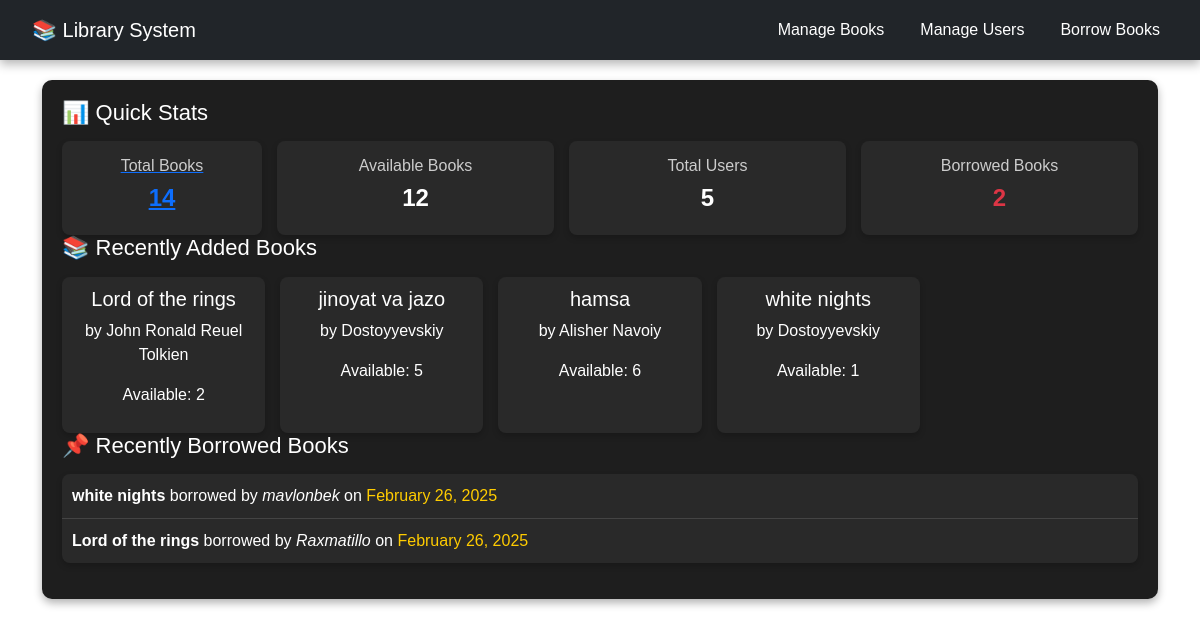
The page / on the database its author committed.
### app/models.py (models this page shows, shortened)
class Books(models.Model):
    title = models.CharField(max_length=255)
    author = models.CharField(max_length=255)
    count = models.PositiveIntegerField(default=1)
    cover_url = models.URLField(blank=True, null=True)
    class Meta:
        db_table = 'books'

class BorrowedBooks(models.Model):
    book = models.ForeignKey(Books, on_delete=models.CASCADE, related_name='books')
    user = models.ForeignKey(Users, on_delete=models.CASCADE, related_name='users')
    borrow_date = models.DateField(auto_now_add=True)  # Set borrow date automatically
    return_date = models.DateField(null=True, blank=True)  # Optional return date
    is_returned = models.BooleanField(default=False)  # Track return status
    class Meta:
        db_table = 'borrowed_books'

class Users(models.Model):
    ROLE_CHOICES = [
        ('Student', 'Student'),
        ('Teacher', 'Teacher'),
    ]
    firstname = models.CharField(max_length=100)
    lastname = models.CharField(max_length=100)
    role = models.CharField(max_length=10, choices=ROLE_CHOICES, default='Student')
    class Meta:
        db_table = 'users'

### app/views.py (the view)
# urls.py: path('', home, name='home'),
def home(request):
    total_books = Books.objects.aggregate(total=Sum('count')).get('total', 0)
    total_users = Users.objects.count()
    borrowed_books = BorrowedBooks.objects.count()
    available_books = total_books - borrowed_books
    recent_books = Books.objects.order_by('-id')[:5]  # Last 5 books
    recent_borrowed_books = BorrowedBooks.objects.order_by('-borrow_date')[:5]  # Last 5 borrowed books
    return render(request, 'home.html', {
        'total_books': total_books,
        'available_books': available_books,
        'total_users': total_users,
        'borrowed_books': borrowed_books,
        'recent_books': recent_books,
        'recent_borrowed_books': recent_borrowed_books
    })

### app/templates/home.html (shortened to what this page needs)
{% extends 'base.html' %}
{% load static %}
{% block content %}
<link rel="stylesheet" href="{% static 'css/dashboard.css' %}">
<div class="dashboard-container">
    <h2 class="section-title">
        📊 Quick Stats
    </h2>
    <div class="stats-container">
        <a href="{% url 'all_books' %}">
        <div class="stat-card">
            <h5>Total Books</h5>
            <h3>{{ total_books }}</h3>
        </div>
        </a>
        <div class="stat-card">
            <h5>Available Books</h5>
            <h3>{{ available_books }}</h3>
        </div>
        <div class="stat-card">
            <h5>Total Users</h5>
            <h3>{{ total_users }}</h3>
        </div>
        <div class="stat-card">
            <h5>Borrowed Books</h5>
            <h3 class="text-danger">{{ borrowed_books }}</h3>
        </div>
    </div>
    <h2 class="section-title">
        📚 Recently Added Books
    </h2>
    <div class="book-container">
        {% for book in recent_books %}
        <div class="book-card">
            <div class="book-details">
                <h5>{{ book.title }}</h5>
                <p>by {{ book.author }}</p>
                <p class="availability">Available: {{ book.count }}</p>
            </div>
        </div>
        {% empty %}
        <p class="no-data">No books added recently.</p>
        {% endfor %}
    </div>
    <h2 class="section-title">
        📌 Recently Borrowed Books
    </h2>
    <ul class="borrowed-list">
        {% for borrow in recent_borrowed_books %}
        <li class="borrowed-item">
            <b>{{ borrow.book.title }}</b> borrowed by <i>{{ borrow.user.firstname }}</i> on
            <span class="borrow-date">{{ borrow.borrow_date|date:"F j, Y" }}</span>
        </li>
        {% endfor %}
    </ul>
</div>
{% endblock %}

### app/templates/base.html (shortened to what this page needs)
<!DOCTYPE html>
<html lang="en">
<head>
    {% load static %}
    <link rel="stylesheet" href="https://cdn.jsdelivr.net/npm/bootstrap@5.3.0/dist/css/bootstrap.min.css">
    <link rel="stylesheet" type="text/css" href="{% static 'css/styles.css' %}">
</head>
<body>
<nav class="navbar navbar-dark bg-dark navbar-expand-lg">
    <div class="container-fluid">
        <a class="navbar-brand" href="{% url 'home' %}">
            📚 Library System
        </a>
        <div class="collapse navbar-collapse" id="navbarNav">
            <ul class="navbar-nav ms-auto">
                <li class="nav-item">
                    <a class="nav-link" href="{% url 'add_book' %}">Manage Books</a>
                </li>
                <li class="nav-item">
                    <a class="nav-link" href="{% url 'add_user' %}">Manage Users</a>
                </li>
                <li class="nav-item">
                    <a class="nav-link" href="{% url 'borrow_book' %}">Borrow Books</a>
                </li>
            </ul>
        </div>
    </div>
</nav>
    <div class="container mt-4">
        {% block content %}{% endblock %}
    </div>
</body>
</html>

### app/static/css/styles.css (style rules this page uses)
.navbar { width: 100%; position: fixed; top: 0; left: 0; z-index: 1000; background-color: #1e1e1e; display: flex; justify-content: space-between; align-items: center; padding: 10px 20px; height: 60px; box-shadow: 0px 4px 10px rgba(0, 0, 0, 0.3); }
.navbar-nav { display: flex; gap: 20px; list-style: none; margin: 0; padding: 0; }
.navbar-nav .nav-item { display: inline-block; }
.navbar-nav .nav-link { font-size: 16px; color: white; text-decoration: none; padding: 10px 15px; border-radius: 5px; transition: color 0.3s ease-in-out, background 0.3s ease-in-out; }
.container { margin-top: 80px; }

### app/static/css/dashboard.css (style rules this page uses)
* { margin: 0; padding: 0; box-sizing: border-box; font-family: 'Arial', sans-serif; }
.dashboard-container { max-width: 1200px; margin: 80px auto 20px; padding: 20px; background-color: #1e1e1e; border-radius: 10px; box-shadow: 0 4px 8px rgba(0, 0, 0, 0.3); color: white; }
.navbar { display: flex; align-items: center; padding: 10px 20px; }
.navbar a { margin-left: auto; }
.section-title { display: flex; align-items: center; gap: 8px; font-size: 22px; margin-bottom: 15px; color: #ffffff; }
.stats-container { display: flex; gap: 15px; flex-wrap: wrap; justify-content: center; }
.stat-card { flex: 1; min-width: 200px; background: #292929; padding: 15px; border-radius: 8px; text-align: center; box-shadow: 0 3px 6px rgba(0, 0, 0, 0.2); }
.stat-card h5 { font-size: 16px; color: #ccc; }
.stat-card h3 { font-size: 24px; margin-top: 5px; font-weight: bold; }
.book-container { display: grid; grid-template-columns: repeat(auto-fill, minmax(200px, 1fr)); gap: 15px; justify-content: center; align-items: stretch; }
.book-card { background: #292929; padding: 10px; border-radius: 8px; box-shadow: 0 3px 6px rgba(0, 0, 0, 0.2); text-align: center; width: 100%; }
.borrowed-list { list-style: none; padding: 0; background: #292929; border-radius: 8px; max-height: 200px; overflow-y: auto; box-shadow: 0 3px 6px rgba(0, 0, 0, 0.2); }
.borrowed-item { padding: 10px; border-bottom: 1px solid #444; font-size: 16px; }
.borrowed-item:last-child { border-bottom: none; }
.borrow-date { color: #ffcc00; }

### rows shown on the page
Books: title "Lord of the rings", author "John Ronald Reuel Tolkien", count "2"
Books: title "jinoyat va jazo", author "Dostoyyevskiy", count "5"
Books: title "hamsa", author "Alisher Navoiy", count "6"
Books: title "white nights", author "Dostoyyevskiy", count "1"
BorrowedBooks: book "white nights", user.firstname "mavlonbek", borrow_date "February 26, 2025"
BorrowedBooks: book "Lord of the rings", user.firstname "Raxmatillo", borrow_date "February 26, 2025"

### other values the page prints
{{ total_books }} "14"
{{ available_books }} "12"
{{ total_users }} "5"
{{ borrowed_books }} "2"
